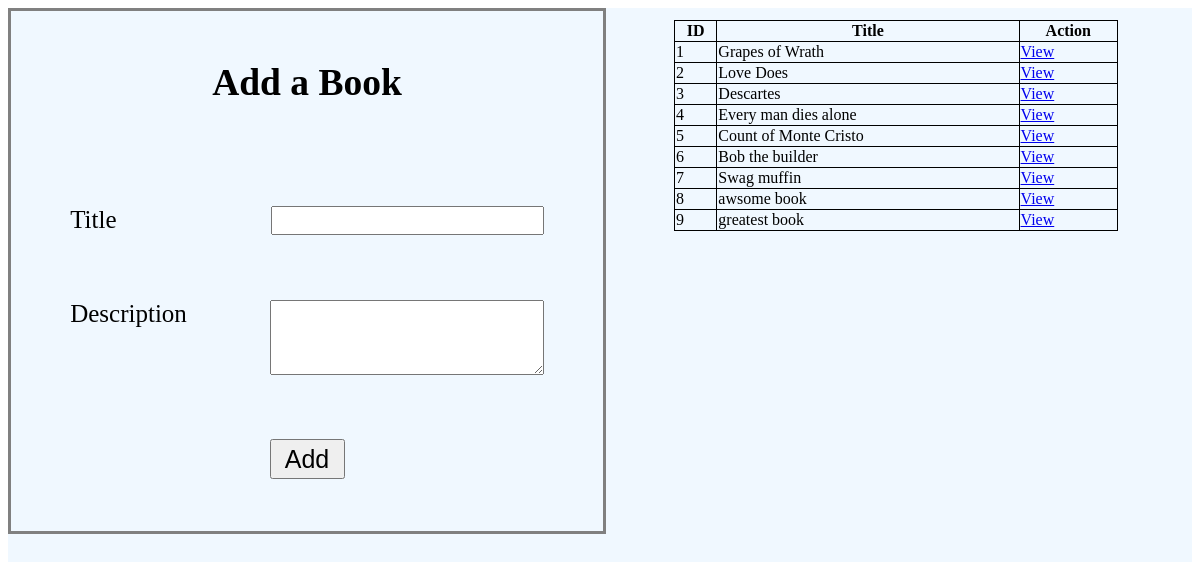
The page / on the database its author committed.
### book_authors_app/models.py (models this page shows)
class Book(models.Model):
    title = models.CharField(max_length=255)
    desc = models.TextField()
    created_at = models.DateTimeField(auto_now_add=True)
    updated_at = models.DateTimeField(auto_now=True)

### book_authors_app/views.py (the view)
# urls.py: path('', views.index),
def index(request):
    context = {
        "all_books": Book.objects.all()
    }
    return render(request, 'index.html', context)

### book_authors_app/templates/index.html (shortened to what this page needs)
<!DOCTYPE html>
<html lang="en">
<head>
    <link rel="stylesheet" href="/static/style.css">
</head>
<body>
    <section id="grid">
        <div id="box1">
            <h1>Add a Book</h1>
            <form action="/add-book" method="POST" id="add_book">
                <div class="field_boxes">
                    <label for="title">Title</label>
                    <input type="text" name="title" class="input_boxes">
                </div>
                <div class="field_boxes">
                    <label for="desc">Description</label>
                    <textarea name="desc" class="input_boxes" cols="21" rows="3"></textarea>
                </div>
                <button type="submit" id="add_button">Add</button>
            </form>
        </div>
        <div id="box2">
            <table>
                <tr>
                    <th>ID</th>
                    <th>Title</th>
                    <th>Action</th>
                </tr>
                {% for book in all_books %}
                    <tr>
                        <td>{{book.id}}</td>
                        <td>{{book.title}}</td>
                        <td><a href="/books-view/{{book.id}}">View</a></td>
                    </tr>
                {% endfor %}
            </table>
        </div>
    </section>
</body>
</html>

### book_authors_app/static/style.css (style rules this page uses)
section { width: 100%; height: 100vh; background-color: aliceblue; }
#grid { display: grid; grid-template-columns: repeat(2, 1fr); grid-template-rows: repeat(1, 1fr); }
#box1 { display: flex; flex-direction: column; justify-content: space-around; font-size: 25px; align-items: center; border: 3px solid grey; width: 100%; height: 65%; }
#add_book { display: flex; flex-direction: column; justify-content: space-around; font-size: 25px; align-items: center; width: 100%; height: 65%; }
.input_boxes { font-size: 20px; }
.field_boxes { width: 80%; display: flex; flex-direction: row; justify-content: space-between; }
#add_button { width: 75px; height: 40px; font-size: 25px; }
#box2 { display: flex; justify-content: center; align-items: flex-start; width: 100%; height: 100%; }
table { margin-top: 2%; width: 75%; }
table, th, td { border: 1px solid black; border-collapse: collapse; }

### rows shown on the page
Book: id "1", title "Grapes of Wrath"
Book: id "2", title "Love Does"
Book: id "3", title "Descartes"
Book: id "4", title "Every man dies alone"
Book: id "5", title "Count of Monte Cristo"
Book: id "6", title "Bob the builder"
Book: id "7", title "Swag muffin"
Book: id "8", title "awsome book"
Book: id "9", title "greatest book"
